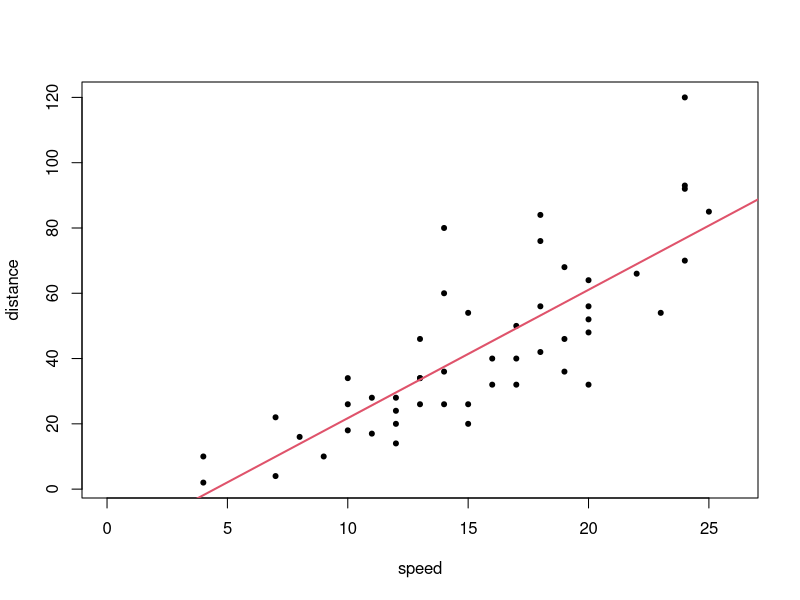
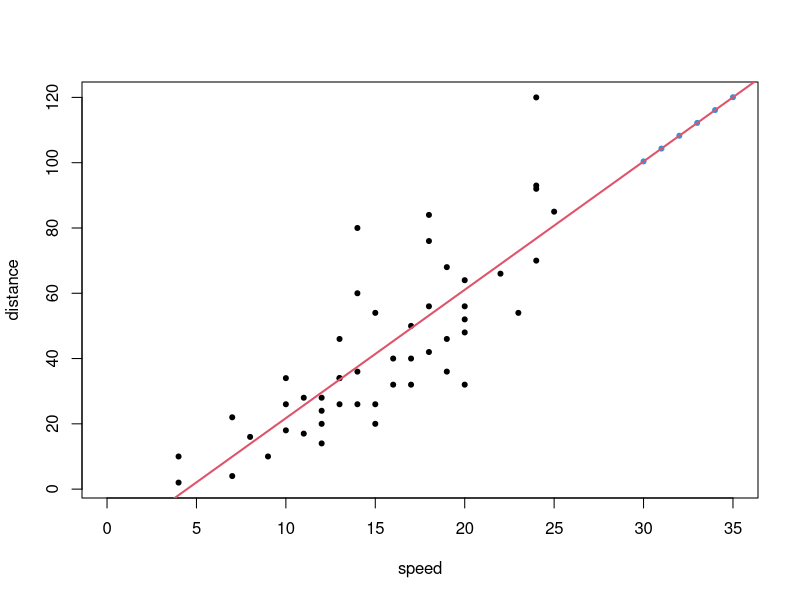
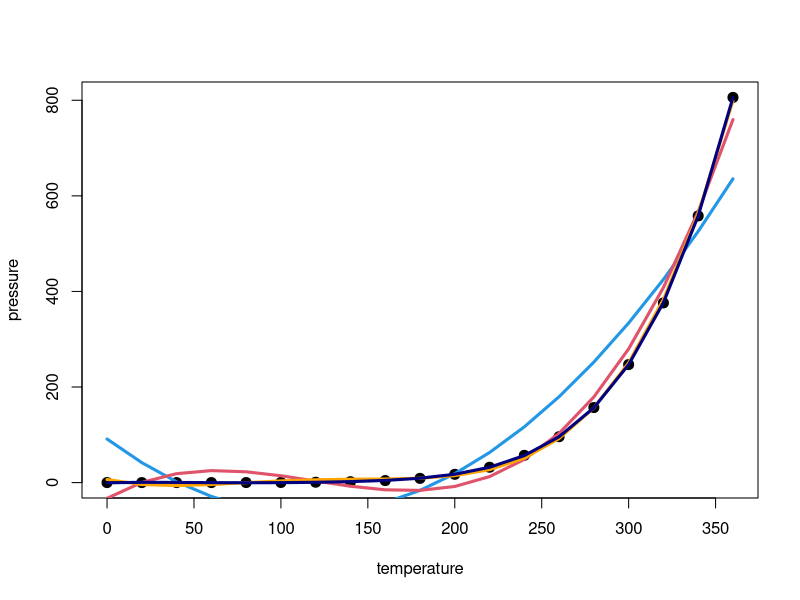
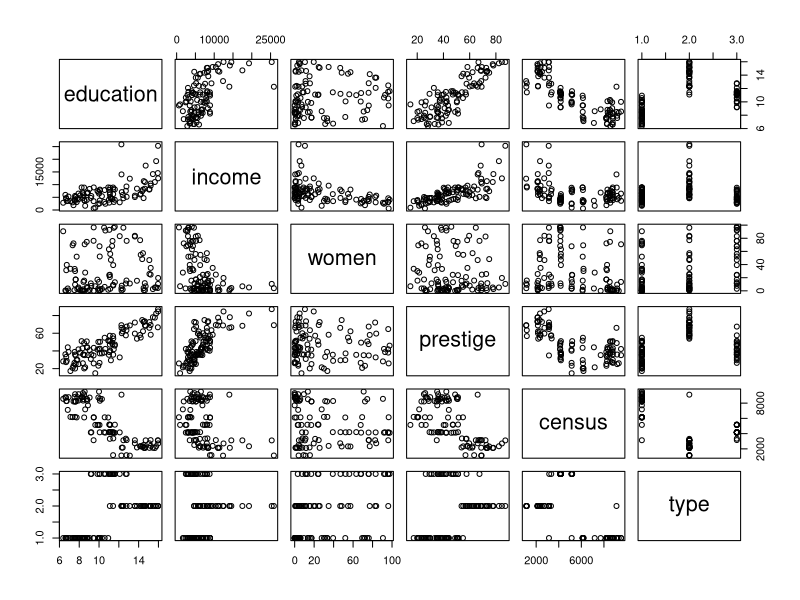

These figures' R source, in order: (Note: this script raises an error after producing the figures.)
# ---------------------------------------------------------
# Eric Wolsztynski, UCC
# Linear and nonlinear regression
# ---------------------------------------------------------

while( dev.next()>1 ){ dev.off() }
rm(list=ls(pos=.GlobalEnv), pos=.GlobalEnv)

#----------------------------------------------------------------------
#### (A) Finding/modelling linear patterns

#### Example 1: linear regression (univariate model)

x = cars$speed
y = cars$dist
plot(x, y, pch=20, xlab="speed", ylab="distance", xlim=c(0,26))
(lmo = lm(y~x))
abline(lmo, lwd=2, col=2)
#
# how to predict from this fit:
# (just making up 5 new data points arbitrarily here, 
# for the sake of the example:)
newx = seq(30,35,by=1)
lmo.pred = predict(lmo, newdata=data.frame(x=newx))
plot(x, y, pch=20, xlab="speed", ylab="distance", xlim=c(0,35))
points(newx, lmo.pred, pch=20, col=4)
abline(lmo, lwd=2, col=2)

#### Example 2: polynomial regression (univariate model)

plot(pressure, pch=20, cex=2)
x = pressure$temperature
y = pressure$pressure

lin.reg = lm(y~x)
pol.reg2 = lm(y ~ x + I(x^2))
pol.reg3 = lm(y ~ x + I(x^2) + I(x^3))
pol.reg4 = lm(y ~ x + I(x^2) + I(x^3) + I(x^4))
pol.reg5 = lm(y ~ x + I(x^2) + I(x^3) + I(x^4) + I(x^5))
lines(x, fitted(pol.reg2), col=4, lwd=3)
lines(x, fitted(pol.reg3), col=2, lwd=3)
lines(x, fitted(pol.reg4), col='orange', lwd=3)
lines(x, fitted(pol.reg5), col='navy', lwd=3)

#### Example 3: linear regression (multivariate model)

library(car)  # contains dataset Prestige
pairs(Prestige)
# Let's simplify this dataset for this example...
# ?Prestige
# ... We want to model (predict)
# income: Average income of incumbents, dollars, in 1971.
# ... based on:
# education: Average education of occupational incumbents, years, in 1971.
# women: Percentage of incumbents who are women.
# prestige: Pineo-Porter prestige score for occupation, 
#           from a social survey conducted in the mid-1960s.
y = Prestige$income
x = Prestige[,c("education","prestige","women")]
class(x) # note x is of class "data.frame" as opposed to "matrix"
lmo = lm(y~x) # and this does not work out well in lm()...
lmo = lm(y~., data=x) # this works though (check out ?lm)
summary(lmo)

# how to predict from this fit:
# (just making up 5 new data points arbitrarily here, 
# for the sake of the example:)
newx = data.frame(education=seq(11,16,length=5), 
					prestige=seq(14,80,length=5),
					women=seq(10,90,length=5))
lmo.pred = predict(lmo, newdata=newx)

#----------------------------------------------------------------------
#### (B) Finding/modelling nonlinear patterns

#### Example 2 (continued): nonlinear regression (univariate model)

plot(pressure, pch=20, cex=2)
x = pressure$temperature
y = pressure$pressure

nlreg <- nls(y~exp(a+b*x), start=list(a=0,b=.5)) # error... need for better initialisation
nlreg <- nls(y~exp(a+b*x), start=list(a=0,b=.02))
summary(nlreg)
cc = coef(nlreg)
curve(exp(cc[1]+cc[2]*x), col='orange', add=T, lwd=3) 
points(x, exp(0+0.02*x), col=4, t='b', lwd=3, cex=.5)

nlreg2 <- nls(y~exp(b*x), start=list(b=.02))
cc = coef(nlreg2)
curve(exp(cc[1]*x), col='brown', add=T, lwd=3) 
legend("topleft", col=c('black','orange','blue','brown'), lwd=3,bty='n',
	legend=c("Data","Fitted (p=2)","Guessed","Fitted (p=1)"))

#### Example 4: nonlinear regression (univariate model)

# airquality
dat = na.omit(airquality)
x = dat$Temp
y = dat$Ozone
par(font=2, font.lab=2, font.axis=2) # use bold fonts in figure
plot(x, y, pch=20, xlab="Temperature (degrees F)", ylab="Ozone (ppb)",
	xlim=c(55,105))

#### Pick a nonlinear model and fit it using nls()
nlso = nls(y~a*exp(b*x), start=list(a=1, b=0.01))
summary(nlso); coef(nlso)
is = order(x)
lines(x[is], fitted(nlso)[is], pch=20, col=4, lwd=5)

# how to predict from this fit:
newx = seq(95,100,by=1)
pred.nls = predict(nlso, newdata=list(x=newx))
points(newx, pred.nls, pch=15, col=2)

#### Alternative: Pick a nonlinear model and fit it using optim()
# First, write a function that evaluates the criterion:
criterion <- function(param,x,y){
# The function has to be defined this way 
# (with param as its 1st argument)
# if we are going to apply optim() to it... cf. ?optim
  a = param[1]
  b = param[2]
  return( mean( (y - a*exp(b*x))^2 ) )
}
# Then, apply optim() to it:
oo = optim(par=list(a=1, b=0.01), fn=criterion, x=x, y=y)
# now reconstruct fitted values from optim() output:
a.hat = oo$par[1]
b.hat = oo$par[2]
y.hat = a.hat * exp(b.hat*x)
points(x, y.hat, pch=21, col=2, cex=1.2)
legend("topleft", legend=c("data","NLS fit","OPTIM fit"), 
      col=c(1,4,2), pch=c(20,20,21), bty='n')

# NB:
# There is also the question of how to pick appropriate values 
# for the model parameters... Typically, a grid search may be
# used. 

# Grid search example using that same criterion:
a.grid = seq(0.1, 0.5, by=0.05)
b.grid = seq(0.05, 0.07, length=10)
ab.grid = expand.grid(a.grid,b.grid)
G = nrow(ab.grid)
crit = numeric(G)
for(i in 1:G){
	crit[i] = criterion(ab.grid[i,],x,y)	
}

#**********************************************************************
#### THEN: "How good we are at explaining the data?"
#**********************************************************************

# Bootstrapping: allows to assess variability of our estimation/fit
# and prediction performance

# Example 4 (continued): airquality
dat = na.omit(airquality)
x.original = dat$Temp
y.original = dat$Ozone
par(font=2, font.lab=2, font.axis=2) # use bold fonts in figure
plot(x.original, y.original, pch=20, 
     xlab="Temperature (degrees F)", ylab="Ozone (ppb)")
# How reliable is our nonlinear model for this data?
# Bootstrap nonlinear model fit from nls():
B = 100
n = length(x.original)
# we need to store bootstrapped coefficient estimates:
coefs = matrix(NA, nrow=B, ncol=2) 
mse.p = mse.f = numeric(B)
for(b in 1:B){
  ib =  sample(1:n, size=n, replace=TRUE)
  x = x.original[ib]
  y = y.original[ib]
  nlso = nls(y~a*exp(b*x), start=list(a=1, b=0.01))
  coefs[b,]= coef(nlso)
  mse.f[b] = mean((fitted(nlso)-y)^2)
  oob = unique(c(1:n)[-ib])
  x.test = x.original[oob]
  nlso.p = predict(nlso,newdata=data.frame(x=x.test))
  mse.p[b] = mean((nlso.p-y.original[oob])^2)
}
boxplot(coefs, col=c(4,2))
boxplot(mse.f, mse.p, col=c(4,2))



